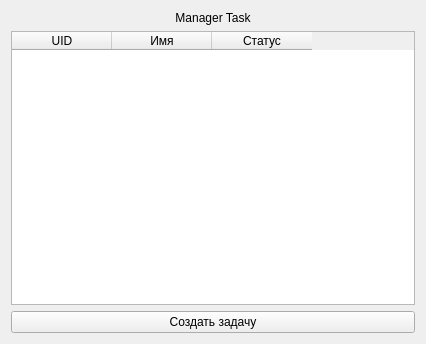
<?xml version="1.0" encoding="UTF-8"?>
<ui version="4.0">
 <class>ManagerTask</class>
 <widget class="QWidget" name="ManagerTask">
  <property name="geometry">
   <rect>
    <x>0</x>
    <y>0</y>
    <width>426</width>
    <height>344</height>
   </rect>
  </property>
  <property name="sizePolicy">
   <sizepolicy hsizetype="MinimumExpanding" vsizetype="MinimumExpanding">
    <horstretch>0</horstretch>
    <verstretch>0</verstretch>
   </sizepolicy>
  </property>
  <property name="minimumSize">
   <size>
    <width>400</width>
    <height>300</height>
   </size>
  </property>
  <property name="windowTitle">
   <string>ManagerTask</string>
  </property>
  <layout class="QVBoxLayout" name="verticalLayout">
   <item>
    <widget class="QLabel" name="label">
     <property name="text">
      <string>Manager Task</string>
     </property>
     <property name="alignment">
      <set>Qt::AlignCenter</set>
     </property>
    </widget>
   </item>
   <item>
    <layout class="QHBoxLayout" name="horizontalLayout_2">
     <item>
      <widget class="QTableWidget" name="tableWidget">
       <property name="minimumSize">
        <size>
         <width>0</width>
         <height>0</height>
        </size>
       </property>
       <column>
        <property name="text">
         <string>UID</string>
        </property>
       </column>
       <column>
        <property name="text">
         <string>Имя</string>
        </property>
       </column>
       <column>
        <property name="text">
         <string>Статус</string>
        </property>
       </column>
      </widget>
     </item>
    </layout>
   </item>
   <item>
    <widget class="QPushButton" name="btnCreateTask">
     <property name="text">
      <string>Создать задачу</string>
     </property>
    </widget>
   </item>
  </layout>
 </widget>
 <resources/>
 <connections/>
</ui>
